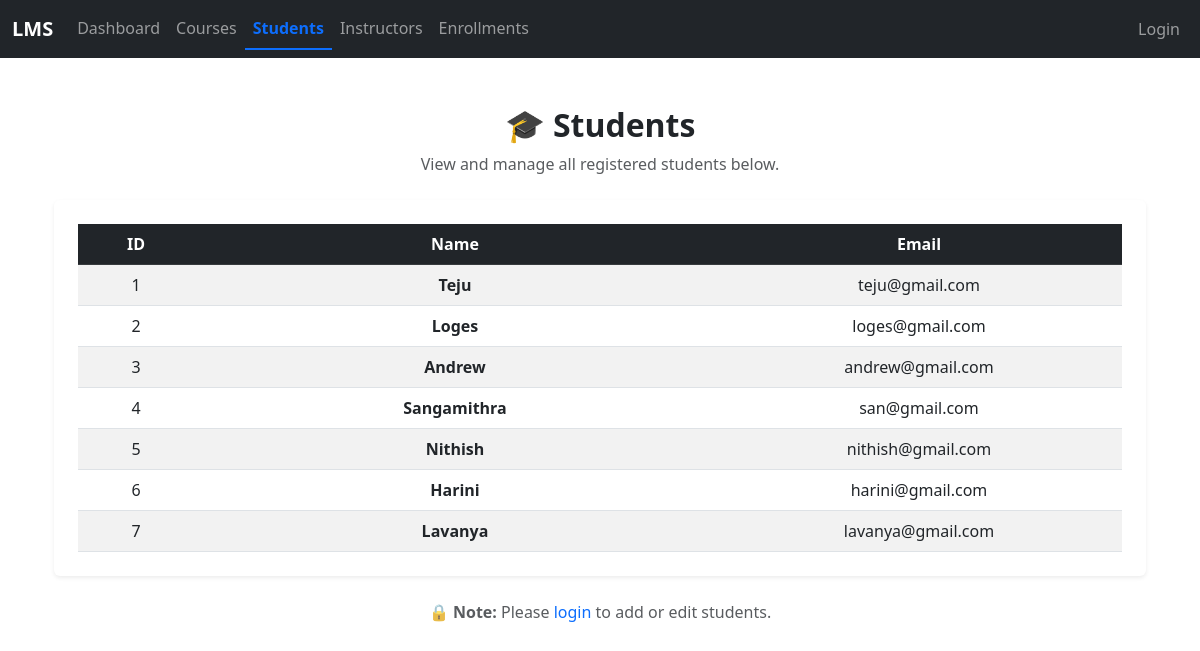
The page /students/ on the database its author committed.
### courses/models.py (models this page shows, shortened)
class Student(models.Model):
    name = models.CharField(max_length=100)
    email = models.EmailField(unique=True)
    enrolled_date = models.DateField(auto_now_add=True)

### courses/views.py (the view)
# urls.py: path('students/', views.student_list, name='student-list'),
def student_list(request):
    students = Student.objects.all()
    return render(request, 'courses/student_list.html', {'students': students})

### courses/templates/courses/student_list.html (shortened to what this page needs)
{% extends 'courses/base.html' %}
{% block content %}
<div class="container mt-5 mb-5">
  <div class="text-center mb-4">
    <h2 class="fw-bold">🎓 Students</h2>
    <p class="text-muted">View and manage all registered students below.</p>
  </div>
  <div class="card shadow-sm border-0">
    <div class="card-body p-4">
      <div class="table-responsive">
        <table class="table table-striped table-hover align-middle text-center mb-0">
          <thead class="table-dark">
            <tr>
              <th style="width: 10%;">ID</th>
              <th style="width: 45%;">Name</th>
              <th style="width: 35%;">Email</th>
            </tr>
          </thead>
          <tbody>
            {% for student in students %}
            <tr>
              <td>{{ student.id }}</td>
              <td class="fw-semibold">{{ student.name }}</td>
              <td>{{ student.email }}</td>
            </tr>
            {% empty %}
            <tr>
              <td colspan="4" class="text-muted py-4">No students available.</td>
            </tr>
            {% endfor %}
          </tbody>
        </table>
      </div>
    </div>
  </div>
  {% if not user.is_authenticated %}
  <p class="text-center text-muted mt-4">
    🔒 <strong>Note:</strong> Please <a href="{% url 'login' %}" class="text-decoration-none">login</a> to add or edit students.
  </p>
  {% endif %}
</div>
{% endblock %}

### rows shown on the page
Student: id "1", name "Teju", email "teju@gmail.com"
Student: id "2", name "Loges", email "loges@gmail.com"
Student: id "3", name "Andrew", email "andrew@gmail.com"
Student: id "4", name "Sangamithra", email "san@gmail.com"
Student: id "5", name "Nithish", email "nithish@gmail.com"
Student: id "6", name "Harini", email "harini@gmail.com"
Student: id "7", name "Lavanya", email "lavanya@gmail.com"
